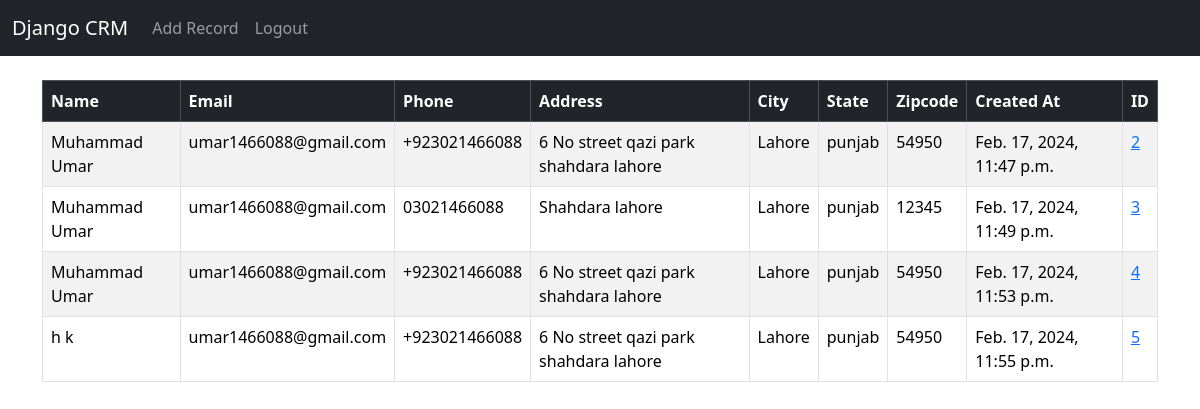
The app's page / (signed in) with its own data.
### app/models.py (models this page shows, shortened)
class Record(models.Model):
	created_at = models.DateTimeField(auto_now_add=True)
	first_name = models.CharField(max_length=50)
	last_name =  models.CharField(max_length=50)
	email =  models.CharField(max_length=100)
	phone = models.CharField(max_length=15)
	address =  models.CharField(max_length=100)
	city =  models.CharField(max_length=50)
	state =  models.CharField(max_length=50)
	zipcode =  models.CharField(max_length=20)

### app/views.py (the view)
# urls.py: path("", views.home,name="home"),
def home(request):
	records = Record.objects.all()
	if request.method == 'POST':
		username = request.POST['username']
		password = request.POST['password']
		user = authenticate(request, username=username, password=password)
		if user is not None:
			login(request, user)
			messages.success(request, "You Have Been Logged In!")
			return redirect('home')
		else:
			messages.success(request, "There Was An Error Logging In, Please Try Again...")
			return redirect('home')
	else:
		return render(request, 'home.html', {'records':records})

### app/templates/home.html (shortened to what this page needs)
{% extends "base.html" %}
{% block content %}
    {% if user.is_authenticated  %}<table class="table table-striped table-hover table-bordered">
      <thead class="table-dark">
        <tr>
          <th scope="col">Name</th>
          <th scope="col">Email</th>
          <th scope="col">Phone</th>
          <th scope="col">Address</th>
          <th scope="col">City</th>
          <th scope="col">State</th>
          <th scope="col">Zipcode</th>
          <th scope="col">Created At</th>
          <th scope="col">ID</th>
        </tr>
      </thead>
      <tbody>{% if records %}
        {% for record in records %}
          <tr>
            <td>{{ record.first_name }} {{ record.last_name }}</td>
            <td>{{ record.email }}</td>
            <td>{{ record.phone }}</td>
            <td>{{ record.address }}</td>
            <td>{{ record.city }}</td>
            <td>{{ record.state }}</td>
            <td>{{ record.zipcode }}</td>
            <td>{{ record.created_at }}</td>
            <td><a href="{% url 'record' record.id %}">{{ record.id }}</a></td>
          </tr>
        {% endfor %}
      {% endif %}
          </tbody>
        </table>
  {% endif  %}
  {% endblock %}

### app/templates/base.html (shortened to what this page needs)
<!doctype html>
{% load static %}
<html lang="en">
  <head>
    <meta name="viewport" content="width=device-width, initial-scale=1"><link href="https://cdn.jsdelivr.net/npm/bootstrap@5.3.2/dist/css/bootstrap.min.css" rel="stylesheet">
  </head>
  <body>{% include "navbar.html" %}
    <div class="container">
      <br/>
    {% block content %}
    {% endblock %}
   </div>
    <script src="https://cdn.jsdelivr.net/npm/bootstrap@5.3.2/dist/js/bootstrap.min.js"></script> </body>
</html>

### app/templates/navbar.html (shortened to what this page needs)
<nav class="navbar navbar-expand-lg navbar-dark bg-dark">
    <div class="container-fluid">
      <a class="navbar-brand" href="{% url 'home' %}">Django CRM</a>
      <div class="collapse navbar-collapse" id="navbarSupportedContent">
        <ul class="navbar-nav me-auto mb-2 mb-lg-0">
          {%  if user.is_authenticated %}<li class="nav-item">
            <a class="nav-link" href="{% url 'add_record' %}">Add Record</a>
          </li>
          <li class="nav-item">
            <a class="nav-link" href="{% url 'logout' %}">Logout</a>
          </li>
          {% endif  %}
        </ul>
      </div>
    </div>
  </nav>

### records on screen
Record: first_name "Muhammad", last_name "Umar", email "umar1466088@gmail.com", phone "+923021466088", address "6 No street qazi park shahdara lahore", city "Lahore", state "punjab", zipcode "54950", created_at "Feb. 17, 2024, 11:47 p.m.", id "2"
Record: first_name "Muhammad", last_name "Umar", email "umar1466088@gmail.com", phone "03021466088", address "Shahdara lahore", city "Lahore", state "punjab", zipcode "12345", created_at "Feb. 17, 2024, 11:49 p.m.", id "3"
Record: first_name "Muhammad", last_name "Umar", email "umar1466088@gmail.com", phone "+923021466088", address "6 No street qazi park shahdara lahore", city "Lahore", state "punjab", zipcode "54950", created_at "Feb. 17, 2024, 11:53 p.m.", id "4"
Record: first_name "h", last_name "k", email "umar1466088@gmail.com", phone "+923021466088", address "6 No street qazi park shahdara lahore", city "Lahore", state "punjab", zipcode "54950", created_at "Feb. 17, 2024, 11:55 p.m.", id "5"
